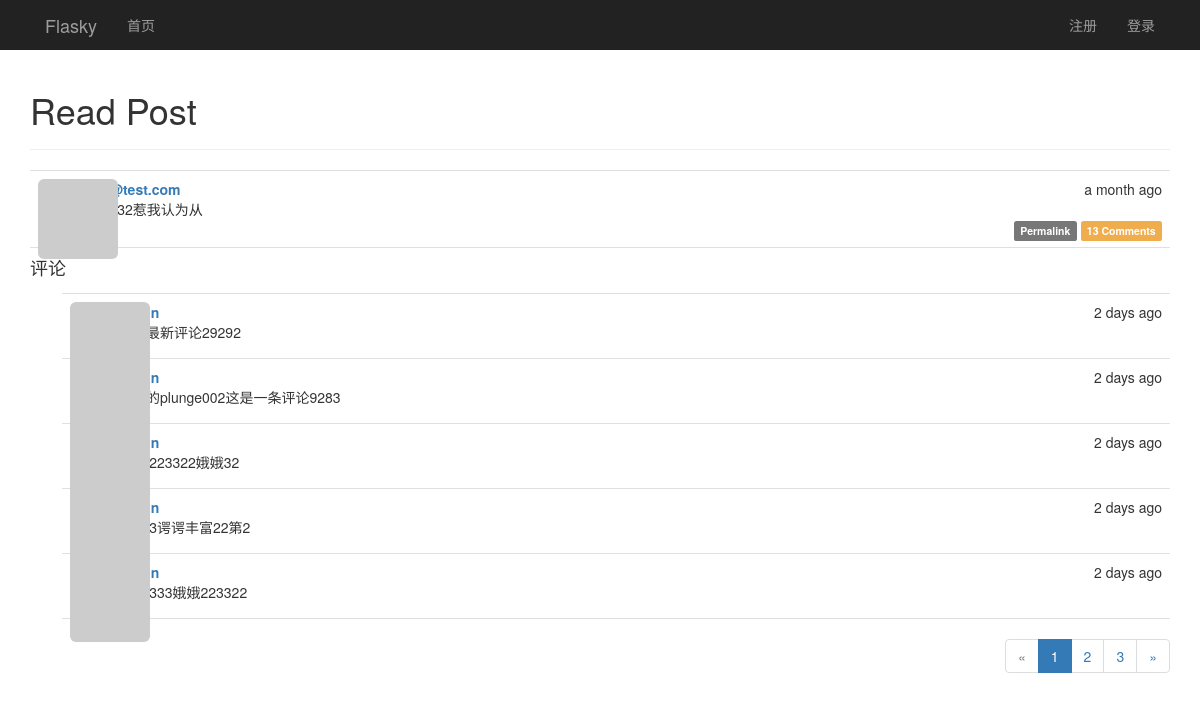
Before: /post/4 with the older database file.
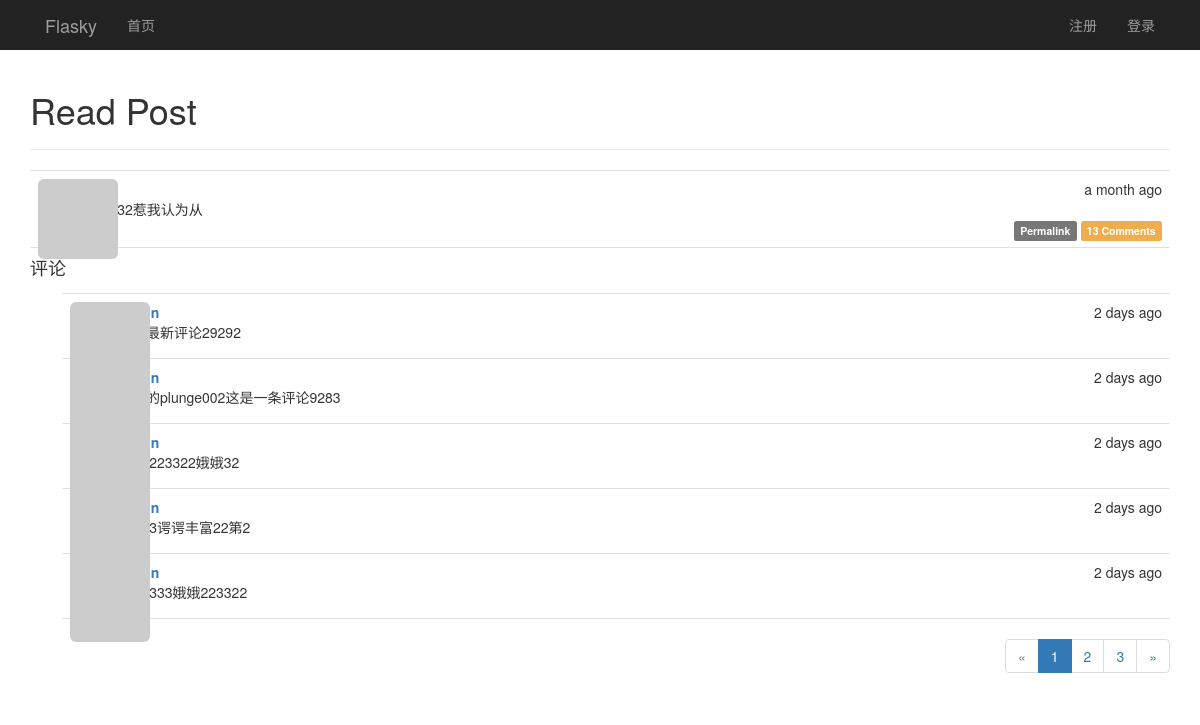
After: the same page with the newer database file.
### app/models.py (models this page shows, shortened)
class Post(db.Model):
    __tablename__ = 'posts'
    id = db.Column(db.Integer, primary_key=True)
    body = db.Column(db.Text)
    body_html = db.Column(db.Text)
    timestamp = db.Column(db.DateTime, index=True, default=datetime.utcnow)
    author_id = db.Column(db.Integer, db.ForeignKey('users.id'))
    comments = db.relationship('Comment', backref='post', lazy='dynamic')

class User(UserMixin, db.Model):
    __tablename__ = 'users'
    id = db.Column(db.Integer, primary_key=True)
    email = db.Column(db.String(64), unique=True, index=True)
    username = db.Column(db.String(64), unique=True, index=True)
    password_hash = db.Column(db.String(128))
    confirmed = db.Column(db.Boolean, default=False)
    role_id = db.Column(db.Integer, db.ForeignKey('roles.id'))
    name = db.Column(db.String(64))
    location = db.Column(db.String(64))
    about_me = db.Column(db.TEXT())
    member_since = db.Column(db.DateTime(), default=datetime.utcnow)
    last_seen = db.Column(db.DateTime(), default=datetime.utcnow)
    avatar_hash = db.Column(db.String(32))
    ''' 查询用户写的文章,SQL:
    SELECT
        posts.id AS posts_id,
        posts.body AS posts_body,
        posts.body_html AS posts_body_html,
        posts.timestamp AS posts_timestamp,
        posts.author_id AS posts_author_id
    FROM
        posts
    WHERE
        posts.author_id = 2
    '''
    posts = db.relationship('Post', backref='author', lazy='dynamic')
    """follower_id表示关注者， followed_id表示被关注者
        查询被关注者，select * from follows  LEFT JOIN users on follower_id = id where follower_id=2
    SELECT
        follows.follower_id AS follows_follower_id,
        follows.followed_id AS follows_followed_id,
        follows.timestamp AS follows_timestamp,
        users_1.id AS users_1_id,
        users_1.email AS users_1_email,
        users_1.username AS users_1_username,
        users_1.password_hash AS users_1_password_hash,
        users_1.confirmed AS users_1_confirmed,
        users_1.role_id AS users_1_role_id,
        users_1.name AS users_1_name,
        users_1.location AS users_1_location,
        users_1.about_me AS users_1_about_me,
        users_1.member_since AS users_1_member_since,
        users_1.last_seen AS users_1_last_seen,
        users_1.avatar_hash AS users_1_avatar_hash,
        users_2.id AS users_2_id,
        users_2.email AS users_2_email,
        users_2.username AS users_2_username,
        users_2.password_hash AS users_2_password_hash,
        users_2.confirmed AS users_2_confirmed,
        users_2.role_id AS users_2_role_id,
        users_2.name AS users_2_name,
        users_2.location AS users_2_location,
        users_2.about_me AS users_2_about_me,
        users_2.member_since AS users_2_member_since,
        users_2.last_seen AS users_2_last_seen,
        users_2.avatar_hash AS users_2_avatar_hash
    FROM
        follows
    LEFT OUTER JOIN users AS users_1 ON users_1.id = follows.follower_id
    LEFT OUTER JOIN users AS users_2 ON users_2.id = follows.followed_id
    WHERE
        follows.follower_id = 2;
    """
    followed = db.relationship('Follow', foreign_keys=[Follow.follower_id],
                               backref=db.backref('follower', lazy='joined'),
                               lazy='dynamic',
                               cascade='all, delete-orphan')
    """ 查询关注者， select * from follows  LEFT JOIN users on followed_id = id where followed_id=3
        users_1：关注者表
        users_2：被关注者表
    SELECT
        follows.follower_id AS follows_follower_id,
        follows.followed_id AS follows_followed_id,
        follows.timestamp AS follows_timestamp,
        users_1.id AS users_1_id,
        users_1.email AS users_1_email,
        users_1.username AS users_1_username,
        users_1.password_hash AS users_1_password_hash,
        users_1.confirmed AS users_1_confirmed,
        users_1.role_id AS users_1_role_id,
        users_1.name AS users_1_name,
        users_1.location AS users_1_location,
        users_1.about_me AS users_1_about_me,
        users_1.member_since AS users_1_member_since,
        users_1.last_seen AS users_1_last_seen,
        users_1.avatar_hash AS users_1_avatar_hash,
        users_2.id AS users_2_id,
        users_2.email AS users_2_email,
        users_2.username AS users_2_username,
        users_2.password_hash AS users_2_password_hash,
        users_2.confirmed AS users_2_confirmed,
        users_2.role_id AS users_2_role_id,
        users_2.name AS users_2_name,
        users_2.location AS users_2_location,
        users_2.about_me AS users_2_about_me,
        users_2.member_since AS users_2_member_since,
        users_2.last_seen AS users_2_last_seen,
        users_2.avatar_hash AS users_2_avatar_hash
    FROM
        follows
    LEFT OUTER JOIN users AS users_1 ON users_1.id = follows.follower_id
    LEFT OUTER JOIN users AS users_2 ON users_2.id = follows.followed_id
    WHERE
        follows.followed_id = 7;
    """
    followers = db.relationship('Follow', foreign_keys=[Follow.followed_id],
                                backref=db.backref('followed', lazy='joined'),
                                lazy='dynamic',
                                cascade='all, delete-orphan')
    comments = db.relationship('Comment', backref='author', lazy='dynamic')
    @property
    def password(self):
        raise AttributeError('password is not a readable attribute')
    def gravatar(self, size=100, default='identicon', rating='g'):
        if request.is_secure:
            url = 'https://secure.gravatar.com/avatar'
        else:
            url = 'http://s.gravatar.com/avatar'
        email_hash = self.avatar_hash or hashlib.md5(self.email.encode('utf-8')).hexdigest()
        return '{url}/{hash}?s={size}&d={default}&r={rating}'.format(
            url=url, hash=email_hash, size=size, default=default, rating=rating)

### app/main/views.py (the view, shortened to what this page needs)
@main.route('/post/<int:post_id>', methods=['GET', 'POST'])
def post(post_id):
    post = Post.query.get_or_404(post_id)
    form = CommentForm()
    page = request.args.get('page', 1, type=int)
    pagination = post.comments.order_by(Comment.timestamp.desc()).paginate(
        page, per_page=current_app.config['FLASK_COMMENTS_PER_PAGE'], error_out=False)
    comments = pagination.items
    return render_template('post.html', posts=[post], form=form, comments=comments, pagination=pagination)

### app/auth/views.py (called while the page is built)
@auth.before_app_request
def before_request():
    if current_user.is_authenticated:
        current_user.ping()
        if not current_user.confirmed \
                and request.endpoint[:5] != 'auth.' \
                and request.endpoint != 'static':
            return redirect(url_for('auth.unconfirmed'))

### app/main/__init__.py (called while the page is built)
@main.app_context_processor
def inject_permissions():
    return dict(Permission=Permission)

### app/models.py (called while the page is built)
    def can(self, permissions):
        return False

    def is_administrator(self):
        return False

### app/templates/post.html (shortened to what this page needs)
{% extends "base.html" %}
{% import "_marcros.html" as macros %}
{% import "bootstrap/wtf.html" as wtf %}
{% block page_content %}
<div class="page-header">
    <h1>Read Post</h1>
</div>
{% include '_posts.html' %}
<h4 id="comments">评论</h4>
{% include '_comments.html' %}
{% if pagination %}
<div class="pagination">
    {{ macros.pagination_widget(pagination, '.post', fragment='#comments', post_id=posts[0].id) }}
</div>
{% endif %}
{% endblock %}

### app/templates/_posts.html (shortened to what this page needs)
<ul class="posts">
    {% for post in posts %}
    <li class="post">
        <div class="post-thumbnail">
            <a href="{{ url_for('.user', username=post.author.username) }}">
                <img class="img-rounded profile-thumbnail"
                     src="{{ post.author.gravatar(size=40) }}">
            </a>
        </div>
        <div class="post-content">
            <div class="post-date">{{ moment(post.timestamp).fromNow() }}</div>
            <div class="post-author">
                <a href="{{ url_for('.user', username=post.author.username) }}">
                    {{ post.author.username }}
                </a>
            </div>
            <div class="post-body">
                {% if post.body_html %}
                    {{ post.body_html | safe }}
                {% else %}
                    {{ post.body }}
                {% endif %}
            </div>
            <div class="post-footer">
                <a href="{{ url_for('.post', post_id=post.id) }}">
                    <span class="label label-default">Permalink</span>
                </a>
                <a href="{{ url_for('.post', post_id=post.id) }}#comments">
                    <span class="label label-warning">
                        {{ post.comments.count() }} Comments
                    </span>
                </a>
            </div>
        </div>
    </li>
    {% endfor %}
</ul>

Changed rows visible on the page:
changed through a linked row, Post "a month ago": author.username "123@test.com" → (not shown)
